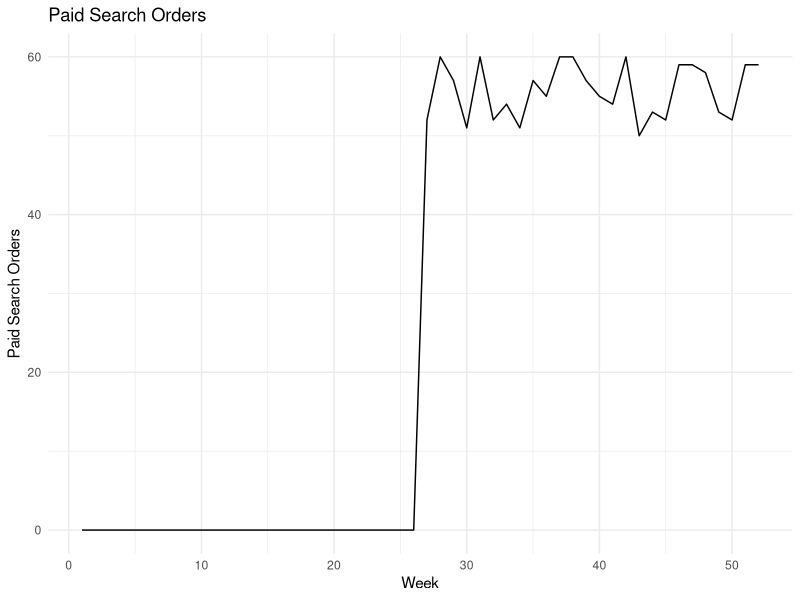
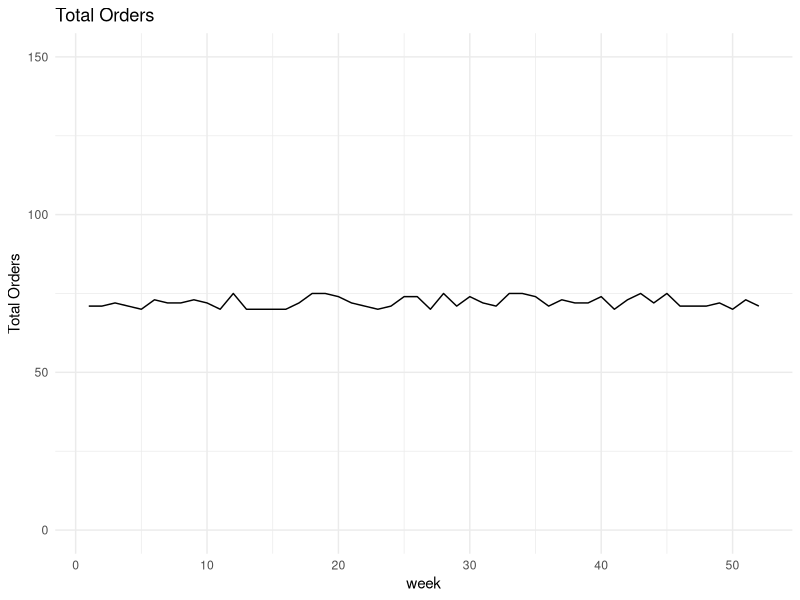
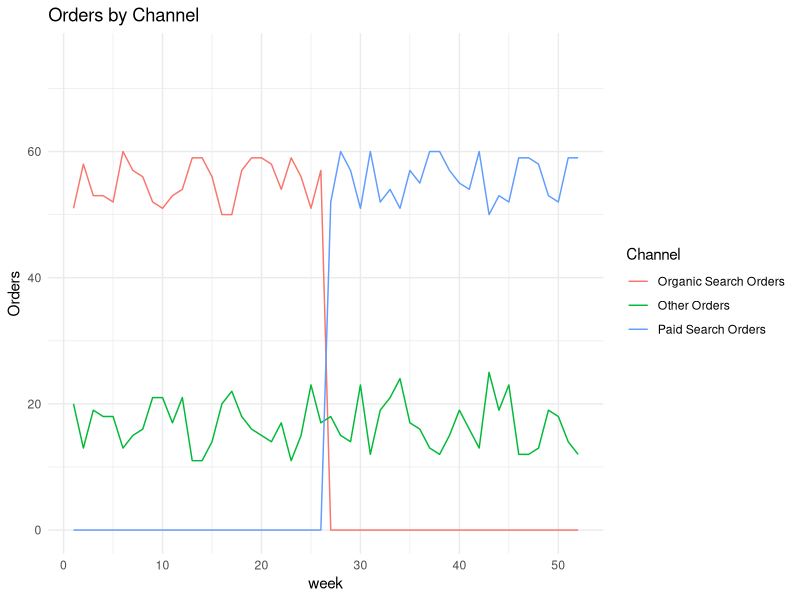
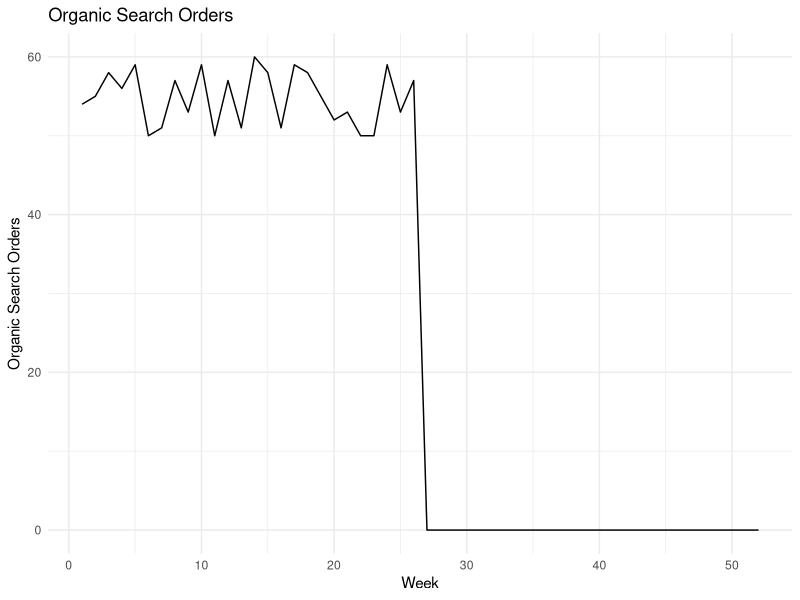

These figures' R source, in order:
library(tidyverse)

#### Paid search
#spend <-  c(rep(0,26), sample(150:200, 26, replace = TRUE))
#clicks <- c(rep(0,26), sample(100:120, 26, replace = TRUE))
paid_search_orders <- c(rep(0,26), sample(50:60, 26, replace = TRUE))

df_paid_search <- data.frame(
  week = seq(1:52),
  #spend = spend,
  #clicks = clicks,
  paid_search_orders = paid_search_orders
)


ggplot(data = df_paid_search, aes(x = week, y = paid_search_orders)) + 
  geom_line() +
  theme_minimal() + ggtitle("Paid Search Orders") +
  labs(y = "Paid Search Orders", x = "Week")

write.csv(df_paid_search,"paid_search_orders.csv")

#### ORDERS

total_orders <- sample(70:75, 52, replace = TRUE)

df_orders <- data.frame(
  week = seq(1:52),
  total_orders = total_orders
) %>% rename(`Total Orders` = total_orders)

ggplot(data = df_orders, aes(x = week, y = `Total Orders`)) + scale_y_continuous(limits=c(0,150)) +
  geom_line() +
  theme_minimal() + ggtitle("Total Orders")

write.csv(df_orders,"orders.csv")

#### ORDERS BY CHANNEL
organic_orders <-  c(sample(50:60, 26, replace = TRUE),rep(0,26))
other_orders <- total_orders - organic_orders - paid_search_orders #subtract remaining

df_orders_by_channel <- data.frame(
  week = seq(1:52),
  organic_orders = organic_orders,
  paid_search_orders = paid_search_orders,
  other_orders = other_orders
) %>% 
  rename(`Organic Search Orders`=organic_orders, `Paid Search Orders`=paid_search_orders, `Other Orders`=other_orders) %>%
 pivot_longer(cols = !week, names_to = "Channel", values_to = "Orders")

ggplot(data = df_orders_by_channel, aes(x = week, y = Orders, color = Channel)) + scale_y_continuous(limits=c(0,75)) +
  geom_line() +
  theme_minimal() + ggtitle("Orders by Channel")

write.csv(df_orders_by_channel,"orders_by_channel.csv")


#### ORGANIC ORDERS
organic_search_orders <-  c(sample(50:60, 26, replace = TRUE),rep(0,26))

df_organic_orders <- data.frame(
  week = seq(1:52),
  organic_search_orders = organic_search_orders
)


ggplot(data = df_organic_orders, aes(x = week, y = organic_search_orders)) + 
  geom_line() +
  theme_minimal() + ggtitle("Organic Search Orders") +
  labs(y = "Organic Search Orders", x = "Week")

write.csv(df_organic_orders,"organic_search_orders.csv")

